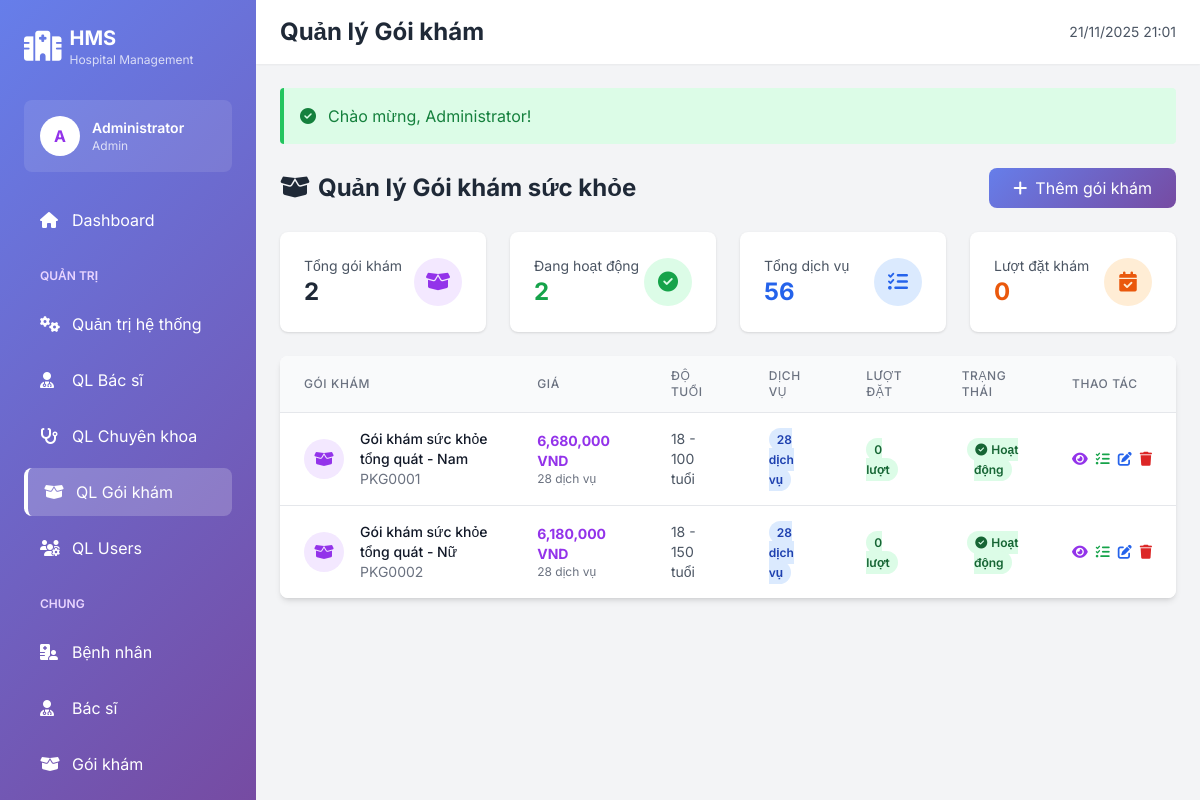
/WebBenhvien/hospital-management-system/public/admin/packages (signed in), run on the app's committed database.
### tables this page shows
CREATE TABLE `health_packages` (
  `id` int(11) NOT NULL,
  `package_code` varchar(20) NOT NULL,
  `name` varchar(255) NOT NULL,
  `description` text DEFAULT NULL,
  `gender_requirement` enum('both','male','female') DEFAULT 'both',
  `min_age` int(11) DEFAULT 0,
  `max_age` int(11) DEFAULT 150,
  `is_active` tinyint(1) DEFAULT 1,
  `created_at` timestamp NOT NULL DEFAULT current_timestamp(),
  `updated_at` timestamp NOT NULL DEFAULT current_timestamp() ON UPDATE current_timestamp()
);

### app/Views/admin/packages/index.php (the view, shortened to what the rows shown need)
<div class="bg-white rounded-lg shadow-md overflow-hidden">
    <?php if (!empty($packages)): ?>
    <table class="min-w-full divide-y divide-gray-200">
        <thead class="bg-gray-50">
            <tr>
                <th class="px-6 py-3 text-left text-xs font-medium text-gray-500 uppercase tracking-wider">
                    Gói khám
                </th>
                <th class="px-6 py-3 text-left text-xs font-medium text-gray-500 uppercase tracking-wider">
                    Giá
                </th>
                <th class="px-6 py-3 text-left text-xs font-medium text-gray-500 uppercase tracking-wider">
                    Độ tuổi
                </th>
                <th class="px-6 py-3 text-left text-xs font-medium text-gray-500 uppercase tracking-wider">
                    Dịch vụ
                </th>
                <th class="px-6 py-3 text-left text-xs font-medium text-gray-500 uppercase tracking-wider">
                    Lượt đặt
                </th>
                <th class="px-6 py-3 text-left text-xs font-medium text-gray-500 uppercase tracking-wider">
                    Trạng thái
                </th>
                <th class="px-6 py-3 text-left text-xs font-medium text-gray-500 uppercase tracking-wider">
                    Thao tác
                </th>
            </tr>
        </thead>
        <tbody class="bg-white divide-y divide-gray-200">
            <?php foreach ($packages as $package): ?>
            <tr class="hover:bg-gray-50">
                <td class="px-6 py-4">
                    <div class="flex items-center">
                        <div class="flex-shrink-0 h-10 w-10 bg-purple-100 rounded-full flex items-center justify-center">
                            <i class="fas fa-box-open text-purple-600"></i>
                        </div>
                        <div class="ml-4">
                            <div class="text-sm font-medium text-gray-900">
                                <?= htmlspecialchars($package['name']) ?>
                            </div>
                            <div class="text-sm text-gray-500">
                                <?= htmlspecialchars($package['package_code']) ?>
                            </div>
                        </div>
                    </div>
                </td>
                <td class="px-6 py-4 text-sm">
                    <div class="text-purple-600 font-bold">
                        <?= number_format($package['total_price'] ?? 0) ?> VND
                    </div>
                    <div class="text-xs text-gray-500"><?= $package['service_count'] ?? 0 ?> dịch vụ</div>
                </td>
                <td class="px-6 py-4 text-sm text-gray-600">
                    <?= $package['min_age'] ?> - <?= $package['max_age'] ?> tuổi
                </td>
                <td class="px-6 py-4 text-sm">
                    <span class="px-2 py-1 bg-blue-100 text-blue-800 rounded-full text-xs font-semibold">
                        <?= $package['service_count'] ?> dịch vụ
                    </span>
                </td>
                <td class="px-6 py-4 text-sm">
                    <span class="px-2 py-1 bg-green-100 text-green-800 rounded-full text-xs font-semibold">
                        <?= $package['appointment_count'] ?> lượt
                    </span>
                </td>
                <td class="px-6 py-4 text-sm">
                    <form action="<?= APP_URL ?>/admin/packages/<?= $package['id'] ?>/toggle-status" method="POST" class="inline">
                        <button type="submit" class="focus:outline-none">
                            <?php if ($package['is_active']): ?>
                                <span class="px-2 py-1 bg-green-100 text-green-800 rounded-full text-xs font-semibold cursor-pointer hover:bg-green-200">
                                    <i class="fas fa-check-circle mr-1"></i>Hoạt động
                                </span>
                            <?php else: ?>
                                <span class="px-2 py-1 bg-gray-100 text-gray-800 rounded-full text-xs font-semibold cursor-pointer hover:bg-gray-200">
                                    <i class="fas fa-times-circle mr-1"></i>Tạm dừng
                                </span>
                            <?php endif; ?>
                        </button>
                    </form>
                </td>
                <td class="px-6 py-4 text-sm">
                    <div class="flex items-center space-x-2">
                        <a href="<?= APP_URL ?>/packages/<?= $package['id'] ?>"
                           class="text-purple-600 hover:text-purple-900" title="Xem chi tiết" target="_blank">
                            <i class="fas fa-eye"></i>
                        </a>
                        <a href="<?= APP_URL ?>/admin/packages/<?= $package['id'] ?>/services"
                           class="text-green-600 hover:text-green-900" title="Quản lý dịch vụ">
                            <i class="fas fa-list-check"></i>
                        </a>
                        <a href="<?= APP_URL ?>/admin/packages/<?= $package['id'] ?>/edit"
                           class="text-blue-600 hover:text-blue-900" title="Sửa">
                            <i class="fas fa-edit"></i>
                        </a>
                        <form action="<?= APP_URL ?>/admin/packages/<?= $package['id'] ?>/delete" method="POST"
                              class="inline" onsubmit="return confirm('Bạn có chắc muốn xóa gói khám này? Tất cả dịch vụ liên quan sẽ bị xóa!')">
                            <button type="submit" class="text-red-600 hover:text-red-900" title="Xóa">
                                <i class="fas fa-trash"></i>
                            </button>
                        </form>
                    </div>
                </td>
            </tr>
            <?php endforeach; ?>
        </tbody>
    </table>
    <?php endif; ?>
</div>
<?php
require_once APP_PATH . '/Views/layouts/main.php';
?>

### data on the page
health_packages: name "Gói khám sức khỏe tổng quát - Nam", package_code "PKG0001", total_price "6,680,000", service_count "28", min_age "18", max_age "100", appointment_count "0", is_active 1 (drawn)
health_packages: name "Gói khám sức khỏe tổng quát - Nữ", package_code "PKG0002", total_price "6,180,000", service_count "28", min_age "18", max_age "150", appointment_count "0", is_active 1 (drawn)

### other printed values
substr(Auth::user()['full_name'], 0, 1) "A"
Auth::user()['full_name'] "Administrator"
Auth::role() "Admin"
$page_title "Quản lý Gói khám"
$_SESSION['success'] "Chào mừng, Administrator!"
$totalPackages "2"
$activePackages "2"
$totalServices "56"
$totalAppointments "0"
